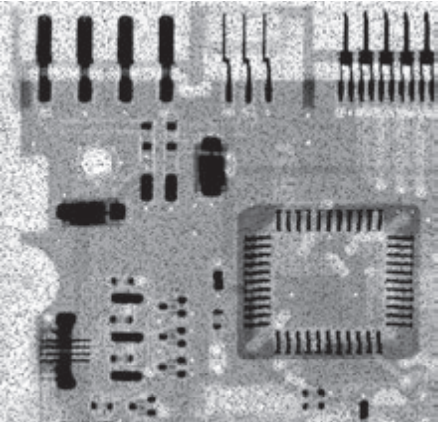
#> input picture ativ3/img1.png, 439 x 422 px
$ jupyter execute Atividade_3.ipynb   (shell and % lines are left out)
#> lines starting #> are read from the running program, lines starting #| are printed output that depends on the picture
3.1)Elabore uma função em Python para realizar a filtragem espacial de imagens, similar à função
convolve2d do módulo scipy , que foi amplamento usada em exemplos discutidos em sala. Não
utilize bibliotecas auxiliares para implementar a função solicitada. Utilize o OpenCV ou
scikit-imagem apenas para operações de leitura ou aquisição de imagens, e Numpy para tratar sua
representação como matriz. Teste sua função com pelo menos dois filtros espaciais lineares.

[cell 1]
#substitui from scipy.signal import convolve2d por linhas de codigo
import numpy as np
import matplotlib.image as mpimg
from skimage import color
import matplotlib.pyplot as plt
from IPython.display import display, HTML

def convolution(image, kernel):
    height, width = image.shape
    k_height, k_width = kernel.shape

    # Inicializei a matriz resultante
    result = np.zeros_like(image, dtype=float)

    # Finalmente, apliquei a convolução
    for i in range(height):
        for j in range(width):
            result[i, j] = np.sum(image[i:i+k_height, j:j+k_width] * kernel)

    return result

def print_large_text(text):
    display(HTML(f'<h1>{text}</h1>'))
print_large_text("O codigo utiliza a função convolution para aplicar a convolução com os filtros espaciais de Roberts para detecção de bordas horizontais e verticais")


# Filtro de Roberts para a detecção horizontal
roberts_horizontal = np.array([[1, 0], [0, -1]])

# Filtro de Roberts para a detecção vertical
roberts_vertical = np.array([[0, 1], [-1, 0]])

# Imagem exemplo da skimage, tambem utilizada em sala
image = mpimg.imread('img1.png')
#> image is the input picture: shape (422, 439, 4) float32; mean R, G, B, A 0.602, 0.605, 0.616, 1

# Remover o canal alfa (se existir)
if image.shape[2] == 4:
    image = image[:, :, :3]  # Manter apenas os primeiros 3 canais RGB
#> image: shape (422, 439, 3) float32

# Convertendo a imagem para escala de cinza
image_gray = color.rgb2gray(image)

# Apliquei convolução para o filtro horizontal
result_horizontal = convolution(image_gray, roberts_horizontal)
#> after the loop in convolution, `for i in range(height):`:
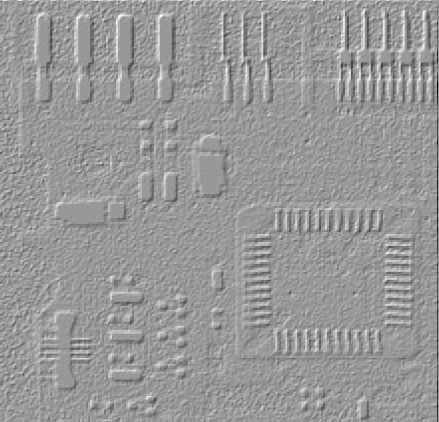
#> result: shape (422, 439) float64; min -0.599, max 0.399, mean 0.000411; drawn with min black and max white

# Apliquei convolução para o filtro vertical
result_vertical = convolution(image_gray, roberts_vertical)
#> after the loop in convolution (call 2), `for i in range(height):`:
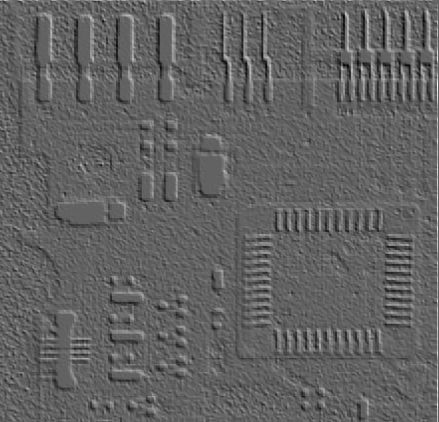
#> result: shape (422, 439) float64; min -0.376, max 0.599, mean 0.00113; drawn with min black and max white

# Display
plt.figure(figsize=(10, 5))
#> (this line was passed over: IPython is not available in this run)

plt.subplot(231)
#> (this line was passed over: IPython is not available in this run)
plt.imshow(image, cmap='gray')
#> (this line was passed over: IPython is not available in this run)
plt.title('IMAGEM ORIGINAL')
#> (this line was passed over: IPython is not available in this run)

plt.subplot(232)
#> (this line was passed over: IPython is not available in this run)
plt.imshow(result_horizontal, cmap='gray')
#> (this line was passed over: IPython is not available in this run)
plt.title('RESULTADO HORIZONTAL')
#> (this line was passed over: IPython is not available in this run)

plt.subplot(233)
plt.imshow(result_vertical, cmap='gray')
plt.title('RESULTADO VERTICAL')


plt.show()
